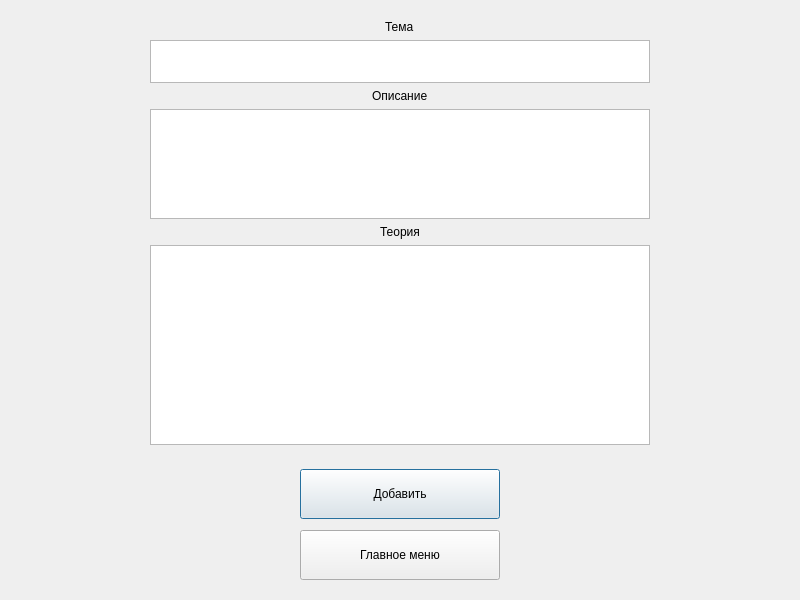
<?xml version="1.0" encoding="UTF-8"?>
<ui version="4.0">
 <class>addtopicwindow</class>
 <widget class="QDialog" name="addtopicwindow">
  <property name="geometry">
   <rect>
    <x>0</x>
    <y>0</y>
    <width>800</width>
    <height>600</height>
   </rect>
  </property>
  <property name="windowTitle">
   <string>Добавление темы</string>
  </property>
  <layout class="QVBoxLayout" name="verticalLayout">
   <item alignment="Qt::AlignHCenter|Qt::AlignVCenter">
    <widget class="QWidget" name="widget" native="true">
     <property name="sizePolicy">
      <sizepolicy hsizetype="Preferred" vsizetype="Preferred">
       <horstretch>0</horstretch>
       <verstretch>0</verstretch>
      </sizepolicy>
     </property>
     <layout class="QVBoxLayout" name="verticalLayout_2">
      <item alignment="Qt::AlignHCenter">
       <widget class="QLabel" name="label">
        <property name="text">
         <string>Тема</string>
        </property>
       </widget>
      </item>
      <item>
       <widget class="QTextEdit" name="textEdit">
        <property name="sizePolicy">
         <sizepolicy hsizetype="Fixed" vsizetype="Fixed">
          <horstretch>0</horstretch>
          <verstretch>0</verstretch>
         </sizepolicy>
        </property>
        <property name="minimumSize">
         <size>
          <width>500</width>
          <height>25</height>
         </size>
        </property>
       </widget>
      </item>
      <item alignment="Qt::AlignHCenter">
       <widget class="QLabel" name="label_2">
        <property name="text">
         <string>Описание</string>
        </property>
       </widget>
      </item>
      <item>
       <widget class="QTextEdit" name="descEdit">
        <property name="sizePolicy">
         <sizepolicy hsizetype="Fixed" vsizetype="Fixed">
          <horstretch>0</horstretch>
          <verstretch>0</verstretch>
         </sizepolicy>
        </property>
        <property name="minimumSize">
         <size>
          <width>500</width>
          <height>110</height>
         </size>
        </property>
       </widget>
      </item>
      <item alignment="Qt::AlignHCenter">
       <widget class="QLabel" name="label_3">
        <property name="text">
         <string>Теория</string>
        </property>
       </widget>
      </item>
      <item>
       <widget class="QTextEdit" name="theoryEdit">
        <property name="sizePolicy">
         <sizepolicy hsizetype="Fixed" vsizetype="Fixed">
          <horstretch>0</horstretch>
          <verstretch>0</verstretch>
         </sizepolicy>
        </property>
        <property name="minimumSize">
         <size>
          <width>500</width>
          <height>200</height>
         </size>
        </property>
       </widget>
      </item>
     </layout>
    </widget>
   </item>
   <item alignment="Qt::AlignHCenter|Qt::AlignVCenter">
    <widget class="QWidget" name="widget_2" native="true">
     <layout class="QVBoxLayout" name="verticalLayout_3">
      <item>
       <widget class="QPushButton" name="pushButton">
        <property name="sizePolicy">
         <sizepolicy hsizetype="Fixed" vsizetype="Fixed">
          <horstretch>0</horstretch>
          <verstretch>0</verstretch>
         </sizepolicy>
        </property>
        <property name="minimumSize">
         <size>
          <width>200</width>
          <height>50</height>
         </size>
        </property>
        <property name="text">
         <string>Добавить</string>
        </property>
       </widget>
      </item>
      <item>
       <spacer name="verticalSpacer">
        <property name="orientation">
         <enum>Qt::Vertical</enum>
        </property>
        <property name="sizeType">
         <enum>QSizePolicy::Fixed</enum>
        </property>
        <property name="sizeHint" stdset="0">
         <size>
          <width>20</width>
          <height>5</height>
         </size>
        </property>
       </spacer>
      </item>
      <item>
       <widget class="QPushButton" name="pushButton_2">
        <property name="sizePolicy">
         <sizepolicy hsizetype="Fixed" vsizetype="Fixed">
          <horstretch>0</horstretch>
          <verstretch>0</verstretch>
         </sizepolicy>
        </property>
        <property name="minimumSize">
         <size>
          <width>200</width>
          <height>50</height>
         </size>
        </property>
        <property name="text">
         <string>Главное меню</string>
        </property>
       </widget>
      </item>
     </layout>
    </widget>
   </item>
  </layout>
 </widget>
 <resources/>
 <connections/>
</ui>
